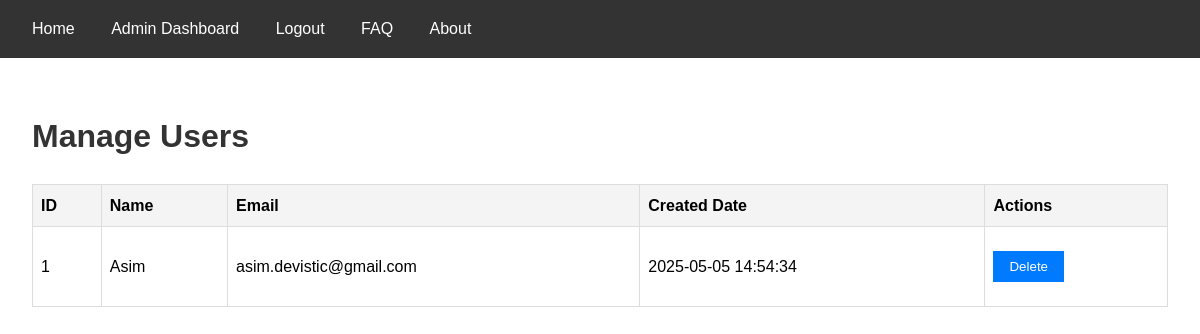
The app's page /admin/users (signed in) with its own data.
### tables this page shows
CREATE TABLE User (
    id INTEGER PRIMARY KEY AUTOINCREMENT,
    username TEXT NOT NULL,
    email TEXT NOT NULL UNIQUE,
    password_hash TEXT NOT NULL,
    created_date DATETIME DEFAULT CURRENT_TIMESTAMP,
    created_by TEXT NOT NULL DEFAULT 'System',
    updated_date DATETIME DEFAULT CURRENT_TIMESTAMP,
    updated_by TEXT NOT NULL DEFAULT 'System',
    is_deleted BOOLEAN DEFAULT FALSE,
    admin_remarks TEXT
);

### app/routes/admin_routes.py (the view)
@admin_bp.route('/users')
@admin_required
def users():
    conn = get_db_connection()
    users = conn.execute('SELECT * FROM User WHERE is_deleted = 0').fetchall()
    conn.close()
    log_action('Admin', session['user_id'], 'VIEW_USERS', 'Admin viewed users list')
    return render_template('admin/users.html', users=users)

### app/utils/db.py (called while the page is built)
def get_db_connection():
    conn = sqlite3.connect(current_app.config['DATABASE'])
    conn.row_factory = sqlite3.Row
    return conn

### app/utils/logging.py (called while the page is built)
def log_action(table_name, record_id, action, remarks, error_code=None, request_time=None):
    conn = get_db_connection()
    try:
        conn.execute(
            'INSERT INTO Logs (table_name, record_id, action, system_remarks, error_code, request_time, created_by, updated_by) '
            'VALUES (?, ?, ?, ?, ?, ?, ?, ?)',
            (table_name, record_id, action, remarks, error_code, request_time,
             session.get('email', 'System'), session.get('email', 'System'))
        )
        conn.commit()
    finally:
        conn.close()

### app/templates/admin/users.html (shortened to what this page needs)
{% extends 'layout.html' %}
{% block content %}
    <h1>Manage Users</h1>
    <table>
        <thead>
            <tr>
                <th>ID</th>
                <th>Name</th>
                <th>Email</th>
                <th>Created Date</th>
                <th>Actions</th>
            </tr>
        </thead>
        <tbody>
            {% for user in users %}
                <tr>
                    <td>{{ user.id }}</td>
                    <td>{{ user.username }}</td>
                    <td>{{ user.email }}</td>
                    <td>{{ user.created_date }}</td>
                    <td>
                        <form action="{{ url_for('admin.delete_user', user_id=user.id) }}" method="POST" onsubmit="return confirm('Are you sure you want to delete this user?');">
                            <button type="submit" class="btn">Delete</button>
                        </form>
                    </td>
                </tr>
            {% endfor %}
        </tbody>
    </table>
{% endblock %}

### app/static/css/styles.css (style rules this page uses)
body { font-family: Arial, sans-serif; margin: 0; padding: 0; line-height: 1.6; }
h1 { color: #333; }
form { margin: 1rem 0; }
button, .btn { padding: 0.5rem 1rem; background: #007bff; color: white; border: none; cursor: pointer; }
table { width: 100%; border-collapse: collapse; margin-bottom: 2rem; }
th, td { border: 1px solid #ddd; padding: 0.75rem; text-align: left; }
th { background: #f4f4f4; font-weight: bold; }

### app/templates/admin/users.html (style rules this page uses)
table { width: 100%; border-collapse: collapse; }
th, td { border: 1px solid #ddd; padding: 0.5rem; text-align: left; }
th { background: #f4f4f4; }

### records on screen
User: id "1", username "Asim", email "asim.devistic@gmail.com", created_date "2025-05-05 14:54:34"
